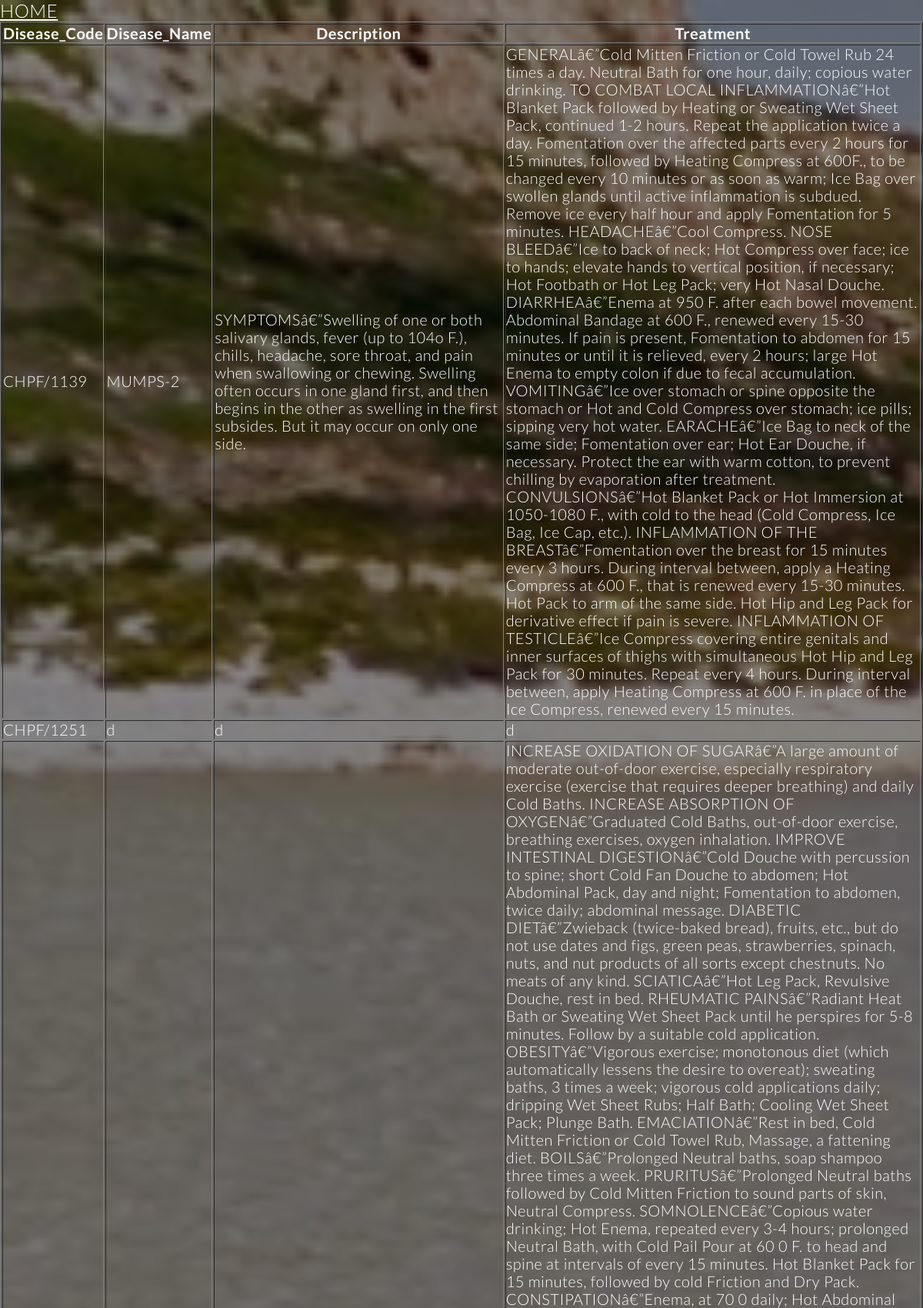
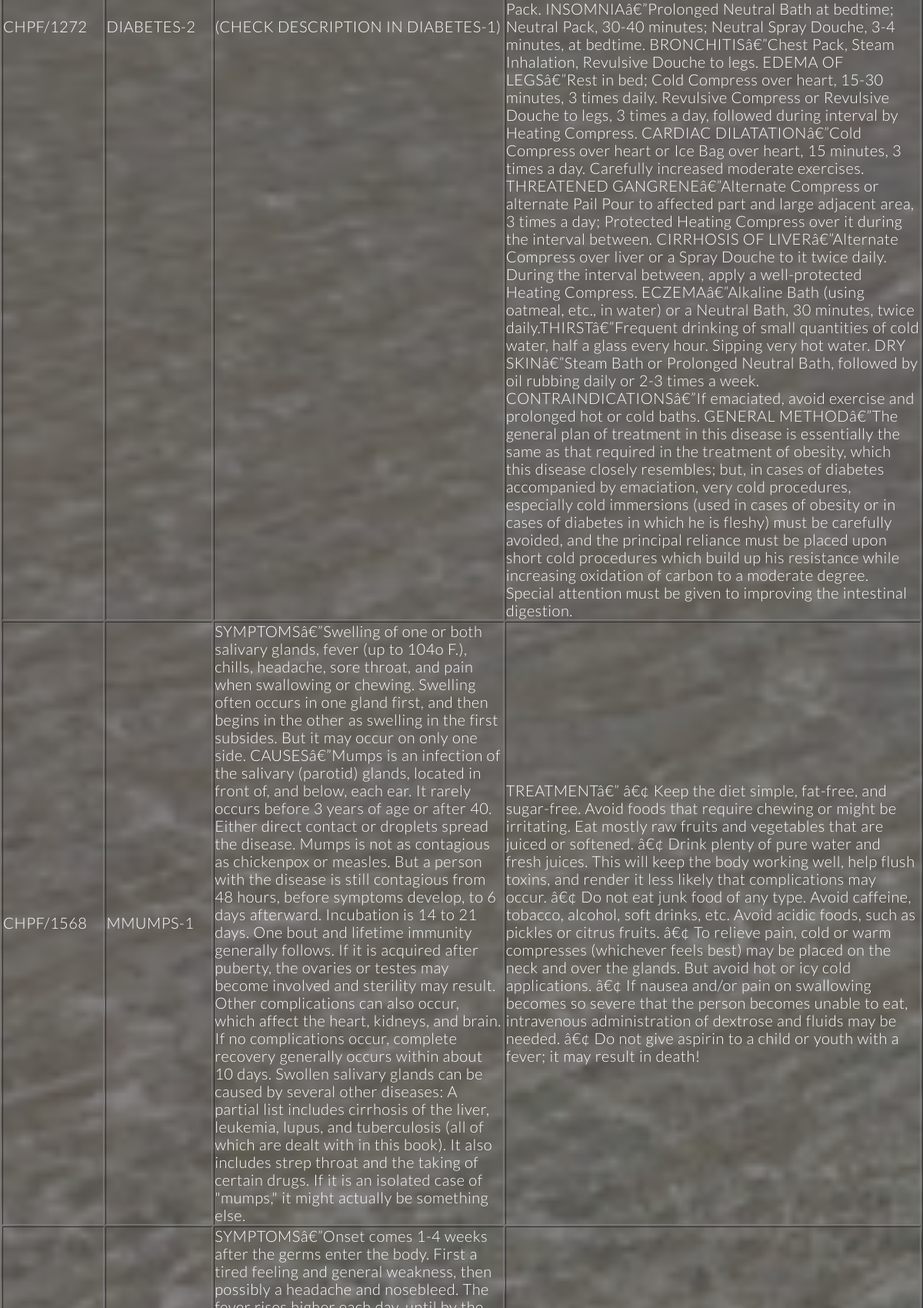
Page /disease_result.php (upper part) on the committed database (2 pictures, top to bottom).
### tables this page shows
CREATE TABLE `disease` (
  `Code` varchar(10) NOT NULL,
  `Name` varchar(100) NOT NULL,
  `Description` varchar(5000) NOT NULL,
  `Treatment` varchar(10000) NOT NULL
);

### disease_result.php (the view, shortened to what this page needs)
<!DOCTYPE html>
<html xmlns="http://www.w3.org/1999/xhtml">
  <head>
        <link rel="stylesheet" type="text/css" href="css/grid.css">
        <link rel="stylesheet" type="text/css" href="css/normalize.css">
         <link rel="stylesheet" type="text/css" href="css/ionicons.min.css">
    <link rel="stylesheet" type="text/css" href="style.css">
  </head>
  <body style="color: #ffffff">
    <a href="index.php" style="color: #ffffff; font-size: 120%; text-align: center;">HOME</a>
<table width="100%" border="solid thin">
<tr>
<th>Disease_Code</th>
<th>Disease_Name</th>
<th>Description</th>
<th>Treatment</th>
</tr>
<tr>
<?php
require('connect_db.php');
$query="select * from disease";
$run=mysqli_query($con,$query);
while($row=mysqli_fetch_array($run))
{
	$Code=$row[0];
	$Name=$row[1];
	$Description=$row[2];
	$Treatment=$row[3];
?>
<td><?php echo $Code; ?></td>
<td><?php echo $Name; ?></td>
<td><?php echo $Description; ?></td>
<td><?php echo $Treatment; ?></td>
</tr>
<?php } ?>
</table>
 </body>
 </html>

### style.css (style rules this page uses)
* { margin: 0; padding: 0; box-sizing: border-box; }
body { width: 100%; font-family: 'Lato','arial', serif; font-weight: 300; word-spacing: 0.5px; letter-spacing: 0.5px; font-size: 20px; text-rendering: optimizeLegibility; color: #1c1a1a; background-image: linear-gradient(rgba(5, 5, 5, 0.47),rgba(5, 5, 5, 0.47)) ,url(images/img2.png); background-size: cover; }

### rows in the picture
disease: Code "CHPF/1139", Name "MUMPS-2", Description "SYMPTOMSâ€”Swelling of one or both salivary glands, fever (up to 104o F.), chills, headache, sore throat, and pain when swallowing or chewing. Swelling often occurs in one gland first, and then begins in the other as swelling in the first subsides. But it may occur on only one side.", Treatment "GENERALâ€”Cold Mitten Friction or Cold Towel Rub 24 times a day. Neutral Bath for one hour, daily; copious water drinking. TO COMBAT LOCAL INFLAMMATIONâ€”Hot Blanket Pack followed by Heating or Sweating Wet Sheet Pack, continued 1-2 hours. Repeat the application twice a day. Fomentation over the affected parts every 2 hours for 15 minutes, followed by Heating Compress at 600F., to be changed every 10 minutes or as soon as warm; Ice Bag over swollen glands until active inflammation is subdued. Remove ice every half hour and apply Fomentation for 5 minutes. HEADACHEâ€”Cool Compress. NOSE BLEEDâ€”Ice to back of neck; Hot Compress over face; ice to hands; elevate hands to vertical position, if…"
disease: Code "CHPF/1251", Name "d", Description "d", Treatment "d"
disease: Code "CHPF/1272", Name "DIABETES-2", Description "(CHECK DESCRIPTION IN DIABETES-1)", Treatment "INCREASE OXIDATION OF SUGARâ€”A large amount of moderate out-of-door exercise, especially respiratory exercise (exercise that requires deeper breathing) and daily Cold Baths. INCREASE ABSORPTION OF OXYGENâ€”Graduated Cold Baths, out-of-door exercise, breathing exercises, oxygen inhalation. IMPROVE INTESTINAL DIGESTIONâ€”Cold Douche with percussion to spine; short Cold Fan Douche to abdomen; Hot Abdominal Pack, day and night; Fomentation to abdomen, twice daily; abdominal message. DIABETIC DIETâ€”Zwieback (twice-baked bread), fruits, etc., but do not use dates and figs, green peas, strawberries, spinach, nuts, and nut products of all sorts except chestnuts. No meats of any kind.…"
disease: Code "CHPF/1568", Name "MMUMPS-1", Description "SYMPTOMSâ€”Swelling of one or both salivary glands, fever (up to 104o F.), chills, headache, sore throat, and pain when swallowing or chewing. Swelling often occurs in one gland first, and then begins in the other as swelling in the first subsides. But it may occur on only one side. CAUSESâ€”Mumps is an infection of the salivary (parotid) glands, located in front of, and below, each ear. It rarely occurs before 3 years of age or after 40. Either direct contact or droplets spread the disease. Mumps is not as contagious as chickenpox or measles. But a person with the disease is still contagious from 48 hours, before symptoms develop, to 6 days afterward. Incubation is 14 to 21 days. One bout…", Treatment "TREATMENTâ€” â€¢ Keep the diet simple, fat-free, and sugar-free. Avoid foods that require chewing or might be irritating. Eat mostly raw fruits and vegetables that are juiced or softened. â€¢ Drink plenty of pure water and fresh juices. This will keep the body working well, help flush toxins, and render it less likely that complications may occur. â€¢ Do not eat junk food of any type. Avoid caffeine, tobacco, alcohol, soft drinks, etc. Avoid acidic foods, such as pickles or citrus fruits. â€¢ To relieve pain, cold or warm compresses (whichever feels best) may be placed on the neck and over the glands. But avoid hot or icy cold applications. â€¢ If nausea and/or pain on swallowing becomes so…"
